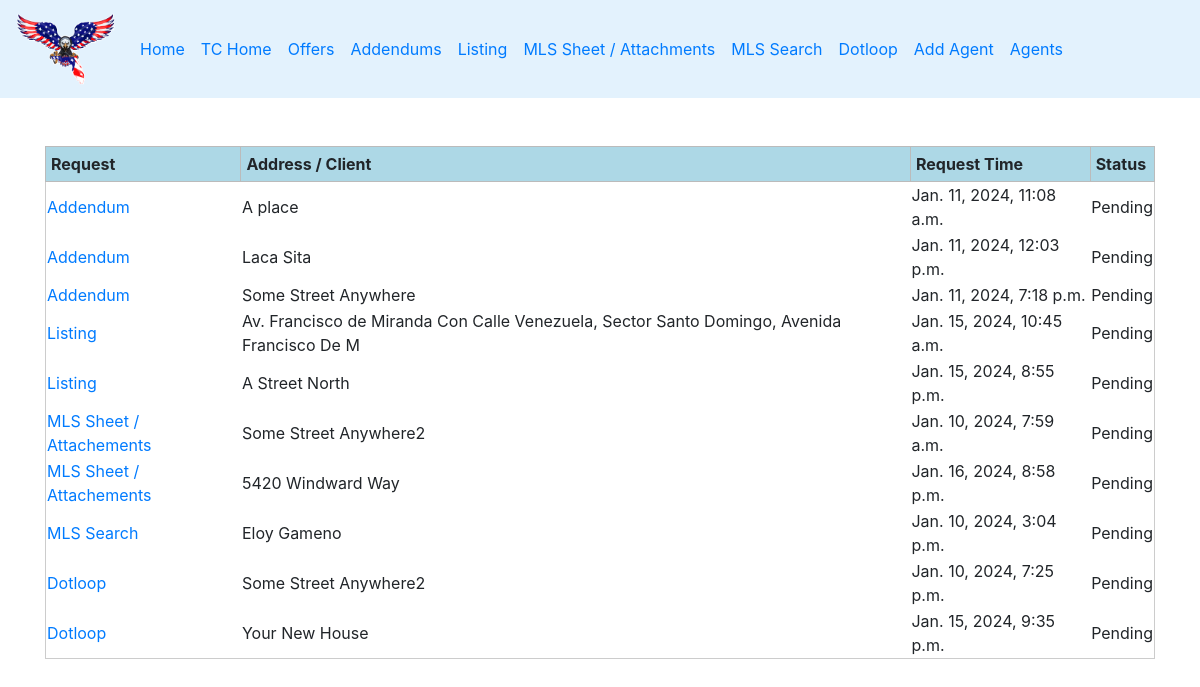
Screenshot of /Team/agents/1/pendings/ (signed in) with the database file from the repository.
### Tickets/models.py (models this page shows, shortened)
class CreateAddendum(models.Model):
	agent = models.ForeignKey(TeamMembers, on_delete = models.DO_NOTHING, verbose_name = "Agent")
	address = models.CharField(max_length = 100, verbose_name = "Property Address")
	addendum = models.CharField(max_length = 100, choices=[("Repair Addendum", "Repair Addendum"),
		("Closing Date Addendum","Closing Date Addendum"), ("Credit By Seller/Buyer Addendum","Credit By Seller/Buyer Addendum"),
		("Add or Remove Signer", "Add or Remove Signer"), ("Other Addendum", "Other Addendum"),
		("Release and Cancellation","Release and Cancellation")], blank = True, null=True,verbose_name="Addendum")
	four_points = models.TextField(blank = True, null=True, verbose_name = "Which items from the 4-point Inspection Report are to be added?")
	credit_amount = MoneyField(max_digits = 10, decimal_places = 2,currency_choices = [("USD","US Dollar"),],
		blank = True, null=True,verbose_name='Credit Amount')
	inspection_report = models.CharField(max_length = 3, choices = [("Yes","Yes"),("No","No")],blank = True,null=True, verbose_name = "Email the inspection reports to admin@militaryvetteam and fischerclosing@gmail.com")
	new_closing = models.DateField(blank = True, null=True,verbose_name='Closing Date')
	add_remove = models.CharField(max_length = 20, choices = [("Add", "Add"), ("Remove", "Remove")],blank = True, null=True,verbose_name = "Add/Remove")
	buyer_seller = models.CharField(max_length = 20, choices = [("Buyer","Buyer"),("Seller","Seller")], blank = True, null=True,verbose_name = "Buyer/Seller")
	full_name = models.CharField(max_length = 100, blank = True, null=True,verbose_name = "Full Name")
	email = models.CharField(max_length = 100, blank = True, null = True, verbose_name = "Email Address")
	additional = models.TextField(blank = True, null=True,verbose_name = "Additional Terms")
	cancellation_reason = models.CharField(max_length = 100, choices = [("Client changed mind", "Client changed mind"),
		("Inspection Unsatisfactory","Inspection Unsatisfactory" ),("Finance fell through","Finance fell through"),
		("Low Appraisal","Low Appraisal"), ("Other","Other")], null = True, blank = True)
	other = models.CharField(max_length = 100, blank = True, null = True,
		verbose_name = "In case you select 'other' please tell us the reason")
	disbursement = models.CharField(max_length = 100, null = True, blank = True,
		verbose_name = "Disbursement of Escrow Funds")
	created = models.DateTimeField(auto_now_add = True, null = True)
	completed = models.DateTimeField(null = True)
	completed_by = models.ForeignKey(User, on_delete = models.DO_NOTHING, null = True)

class CreateListing(models.Model):
	agent = models.ForeignKey(TeamMembers, on_delete=models.DO_NOTHING, verbose_name = 'Agent')
	address = models.CharField(max_length = 100, verbose_name = "Property Address")
	option = models.CharField(max_length = 100,choices = [("Listing Agreement","Listing Agreement"),
		("ShowingTime+ Photoshoot", "ShowingTime+ Photoshoot"), ("Highnote/CMA", "Highnote/CMA")],
		blank = True, null = True,verbose_name = "Request")
	highnote = models.CharField(max_length = 100, choices = [("Highnote","Highnote"),("CMA","CMA"),
		("Highnote & CMA", "Highnote & CMA")], null = True,blank=True, verbose_name = "Highnote/CMA")
	seller_name = models.CharField(max_length = 100,blank = True, null=True, verbose_name = "Seller Legal Full Name")
	seller_email = models.CharField(max_length = 100,blank = True, null=True, verbose_name = "Seller’s email addresses")
	listing_date = models.DateField(blank = True, null=True,verbose_name = "Listing Date (should be the same as the Live date)")
	listing_expiration = models.DateField(blank = True, null=True,verbose_name = "Listing Expiration Date")
	photoshoot = models.CharField(max_length = 100, blank = True, null = True, verbose_name = "Photoshoot date and time (range) to be scheduled in ShowingTime+")
	person = models.CharField(max_length=100, null=True, blank = True, verbose_name = "Person in Charge")
	contact_info = models.CharField(max_length = 100,blank = True, null=True,verbose_name = "Person in charge's info")
	listing_price = MoneyField(max_digits = 20,blank = True, null=True,decimal_places = 2,currency_choices=[("USD","US Dollar")], verbose_name = "Listing Price")
	ocupancy = models.CharField(max_length = 100,blank = True, null=True, verbose_name = "Property Ocupancy")
	appliances = models.TextField(blank = True, null=True,verbose_name = "Appliances Included")
	lockbox = models.BooleanField(blank = True, null=True,verbose_name = "Use of Lockbox")
	listing_commission = models.CharField(max_length=10,blank = True, null=True, verbose_name = "Listing Agent Commission")
	bothsides_commission = models.CharField(max_length = 10,blank = True, null=True, verbose_name = "Listing Agent commission if he/she brings the buyer")
	otheragent_commission = models.CharField(max_length = 10,blank = True, null=True, verbose_name = "Buyer's Agent Commission")
	mls_fee = MoneyField(max_digits = 6,decimal_places=2,blank = True, null=True,currency_choices=[("USD","US Dollar")], verbose_name = "MLS Fee")
	cancellation_fee = MoneyField(max_digits = 6,blank = True, null=True, decimal_places = 2,currency_choices=[("USD","US Dollar")], verbose_name = "Cancellation Fee")
	broker_fee = MoneyField(max_digits = 6,blank = True, null=True, decimal_places = 2,currency_choices=[("USD","US Dollar")], verbose_name = "Broker fee (if $0.00 it will be charged to the Listing Agent by LPT)")
	created = models.DateTimeField(auto_now_add = True)
	completed = models.DateTimeField(null = True)
	completed_by = models.ForeignKey(User, on_delete = models.DO_NOTHING, null = True)

class CreateMLSsheet(models.Model):
	agent = models.ForeignKey(TeamMembers, on_delete = models.DO_NOTHING, verbose_name = "Agent")
	address = models.CharField(max_length = 100, verbose_name = "Property Address")
	full_name = models.CharField(max_length = 100, blank = True, null=True,verbose_name = "Lead’s name shown on FUB")
	email = models.CharField(max_length = 100, blank = True, null = True, verbose_name = "Email Address")
	attachment = models.CharField(max_length = 100, choices = [("MLS Customer Sheet", "MLS Customer Sheet"),
		("Attachments", "Attachments"),("MLS Customer Sheet & Attachments", "MLS Customer Sheet & Attachments")],
		blank = True, null=True,verbose_name = "Which attachment")
	additional = models.CharField(max_length = 200, blank = True, null=True,verbose_name = "Additional request information")
	created = models.DateTimeField(auto_now_add = True)
	completed = models.DateTimeField(null = True)
	completed_by = models.ForeignKey(User, on_delete = models.DO_NOTHING, null = True)

class CreateSearch(models.Model):
	agent = models.ForeignKey(TeamMembers, on_delete = models.DO_NOTHING, verbose_name = "Agent")
	search = models.TextField(blank = True, null=True, verbose_name = "Criteria of search")
	full_name = models.CharField(max_length = 100, blank = True, null=True,verbose_name = "Lead’s name shown on FUB")
	email = models.CharField(max_length = 100, blank = True, null = True, verbose_name = "Email Address")
	created = models.DateTimeField(auto_now_add = True)
	completed = models.DateTimeField(null = True)
	completed_by = models.ForeignKey(User, on_delete = models.DO_NOTHING, null = True)

class CreateDotloop(models.Model):
	agent = models.ForeignKey(TeamMembers, on_delete = models.DO_NOTHING, verbose_name = "Agent")
	address = models.CharField(max_length = 100, verbose_name = "Property Address")
	inquiry = models.CharField(max_length = 20, choices = [("Commission split","Commission split"),
		("DA not received","DA not received"),("Compliance docs","Compliance docs")], verbose_name = "Inquiry?")
	additional = models.TextField(blank = True, null=True,verbose_name = "Additional details (Explain)")
	created = models.DateTimeField(auto_now_add = True)
	completed = models.DateTimeField(null = True)
	completed_by = models.ForeignKey(User, on_delete = models.DO_NOTHING, null = True)

### TeamMembers/views.py (the view)
# urls.py: path('agents/<int:agent_id>/pendings/', views.pendings, name = "pending requests"),
@login_required
def pendings(request, agent_id):
	agent = get_object_or_404(TeamMembers, pk = agent_id)
	offers = CreateOffer.objects.filter(agent=agent_id, completed__isnull = True)
	addendums = CreateAddendum.objects.filter(agent = agent_id, completed__isnull = True)
	listings = CreateListing.objects.filter(agent = agent_id, completed__isnull = True)
	mlssheets = CreateMLSsheet.objects.filter(agent = agent_id, completed__isnull = True)
	mls_searches = CreateSearch.objects.filter(agent = agent_id, completed__isnull = True)
	dotloops = CreateDotloop.objects.filter(agent = agent_id, completed__isnull = True)
	return render(request, 'pendings.html', {'encabezado':f"Pending requests of {agent.name}", "offers":offers,
		'addendums':addendums,'listings':listings, 'mlssheets':mlssheets,'mls_searches':mls_searches, 'dotloops':dotloops})

### TeamMembers/templates/pendings.html (shortened to what this page needs)
{% extends 'base.html' %}
{% load static %}
{% block content %}
<table style="width: 100%;border-collapse: collapse;">
	<tr bgcolor="#ADD8E6">
		<th style="border: 1px solid #bbb;padding: 5px;">Request</th>
		<th style="border: 1px solid #bbb;padding: 5px;">Address / Client</th>
		<th style="border: 1px solid #bbb;padding: 5px;">Request Time</th>
		<th style="border: 1px solid #bbb;padding: 5px;">Status</th>
	</tr>
		{% for addendum in addendums %}
		<tr>
		<td><a href="{% url 'addendum details' addendum.id %}">Addendum</a></td>
		<td>{{addendum.address}}</td>
		<td>{{addendum.created}}</td>
		<td>
			{% if addendum.completed %}
			Completed {{addendum.completed}}
			{% else %}
			Pending
			{% endif %}
		</td>
		</tr>
		{% endfor %}
		{% for listing in listings %}
		<tr>
		<td><a href="{% url 'listing details' listing.id %}">Listing</a></td>
		<td>{{listing.address}}</td>
		<td>{{listing.created}}</td>
		<td>
			{% if listing.completed %}
			Completed {{listing.completed}}
			{% else %}
			Pending
			{% endif %}
		</td>
		</tr>
		{% endfor %}
		{% for mlssheet in mlssheets %}
		<tr>
		<td><a href="{% url 'mlssheet details' mlssheet.id %}">MLS Sheet / Attachements</a></td>
		<td>{{mlssheet.address}}</td>
		<td>{{mlssheet.created}}</td>
		<td>
			{% if mlssheet.completed %}
			Completed {{mlssheet.completed}}
			{% else %}
			Pending
			{% endif %}
		</td>
		</tr>
		{% endfor %}
		{% for mls_search in mls_searches %}
		<tr>
		<td><a href="{% url 'mlssearch details' mls_search.id %}">MLS Search</a></td>
		<td>{{mls_search.full_name}}</td>
		<td>{{mls_search.created}}</td>
		<td>
			{% if mls_search.completed %}
			Completed {{mls_search.completed}}
			{% else %}
			Pending
			{% endif %}
		</td>
		</tr>
		{% endfor %}
		{% for dotloop in dotloops %}
		<tr>
		<td><a href="{% url 'dotloop details' dotloop.id %}">Dotloop</a></td>
		<td>{{dotloop.address}}</td>
		<td>{{dotloop.created}}</td>
		<td>
			{% if dotloop.completed %}
			Completed {{dotloop.cpmpleted}}
			{% else %}
			Pending
			{% endif %}
		</td>
		</tr>
		{% endfor %}
<br>
<br>
{% endblock %}

### static/css/estilos.css (style rules this page uses)
body { background-image:url('https://yt3.googleusercontent.com/WSwBQpgZ-93Mobr4KeA1Y9v4qjpHbxNfNuQ6kH4bukLgl4p-4IgpVFDB-Hf0eQV7XykQORkg=s900-c-k-c0x00ffffff-no-rj') ; background-size: cover; background-position: 20% 20%; }
.signup-container, .card, .card-body, .form, .form-group, .details, table { border: 1px solid #ccc; border-radius: 20px; padding: 10px; justify-content: center; }
.signup-container, .form, .form-group, .details, .block, table { background-color: rgba(255, 255, 255, 0.5); backdrop-filter: blur(15px); }

### rows the page displays
CreateAddendum: address "A place", created "Jan. 11, 2024, 11:08 a.m.", shows "Pending"
CreateAddendum: address "Laca Sita", created "Jan. 11, 2024, 12:03 p.m.", shows "Pending"
CreateAddendum: address "Some Street Anywhere", created "Jan. 11, 2024, 7:18 p.m.", shows "Pending"
CreateListing: address "Av. Francisco de Miranda Con Calle Venezuela, Sector Santo Domingo, Avenida Francisco De M", created "Jan. 15, 2024, 10:45 a.m.", shows "Pending"
CreateListing: address "A Street North", created "Jan. 15, 2024, 8:55 p.m.", shows "Pending"
CreateMLSsheet: address "Some Street Anywhere2", created "Jan. 10, 2024, 7:59 a.m.", shows "Pending"
CreateMLSsheet: address "5420 Windward Way", created "Jan. 16, 2024, 8:58 p.m.", shows "Pending"
CreateSearch: full_name "Eloy Gameno", created "Jan. 10, 2024, 3:04 p.m.", shows "Pending"
CreateDotloop: address "Some Street Anywhere2", created "Jan. 10, 2024, 7:25 p.m.", shows "Pending"
CreateDotloop: address "Your New House", created "Jan. 15, 2024, 9:35 p.m.", shows "Pending"
